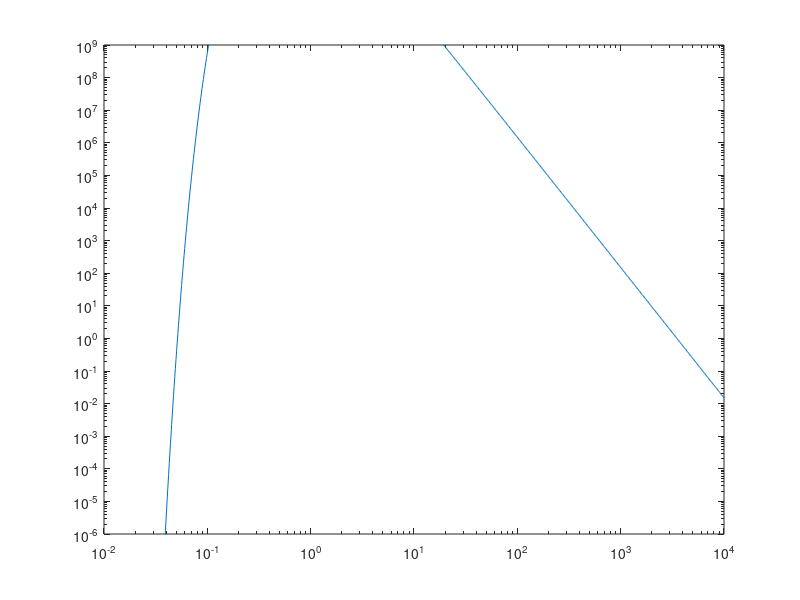

Reproduce this figure in MATLAB.

%Plank's law
C1 = 3.74177*(10^8);
C2 = 1.43878*(10^4);
e = 2.71828182845904523536028747135266249775724709369995;
T = 5780;
Eplank =  @(L) ((C1*(10^6))./( (L.^5).*(((e.^(C2./(L*T))))-1) ));
L = logspace(-2,4,1000);
E = Eplank(L);
loglog(L,E)
ylim([10^-6,10^9])
